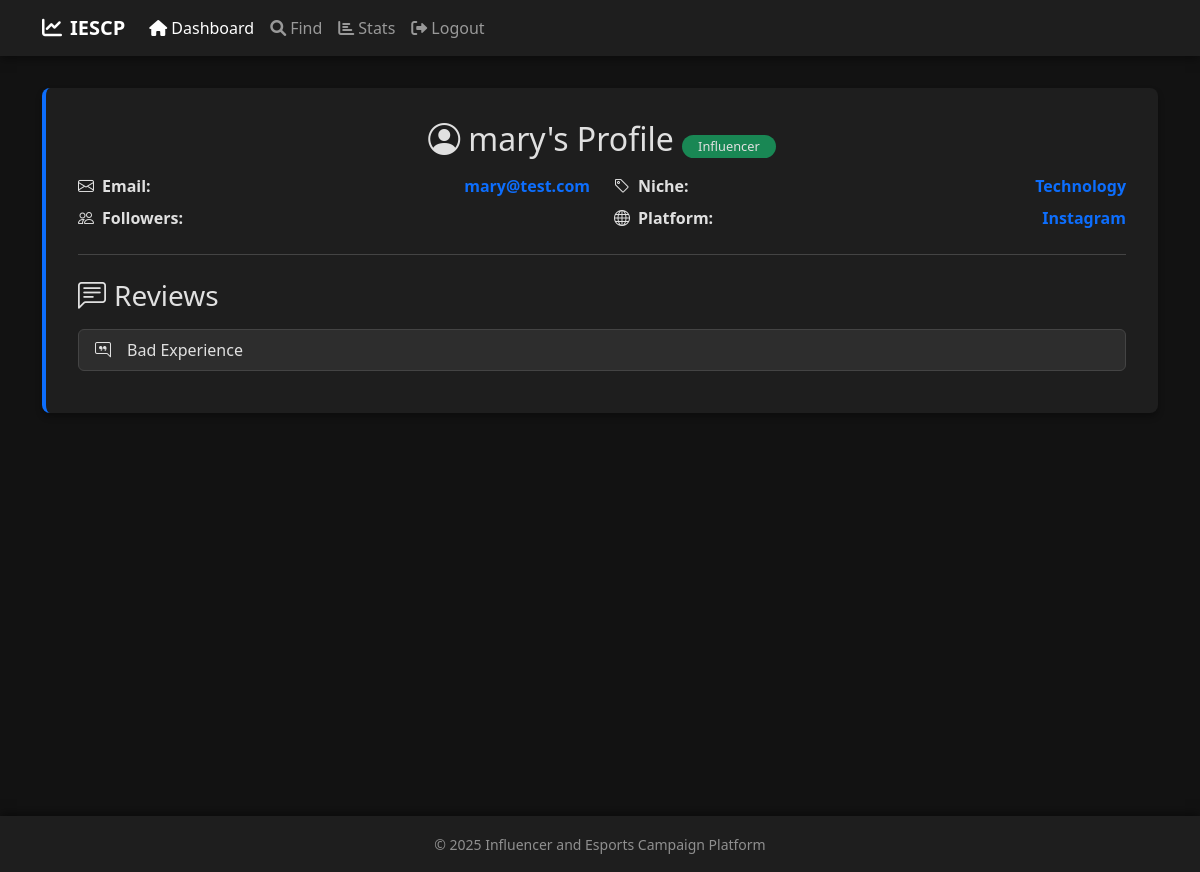
Page /profile/2 (signed in) on the committed database.
### backend/models.py (models this page shows)
class Users(db.Model):
    __tablename__ = "users"
    user_id = db.Column(db.Integer, primary_key=True)
    name = db.Column(db.String)
    email = db.Column(db.String, nullable=False, unique=True)
    password = db.Column(db.String, nullable=False)
    role = db.Column(db.Integer, nullable=False)
    niche = db.Column(db.String, nullable=True)
    platform = db.Column(db.String, nullable=True)
    followers = db.Column(db.Integer, nullable=True)
    campaigns = db.relationship('Campaign', back_populates='user', lazy='joined')
    ad_requests_source = db.relationship('AdRequest', foreign_keys='AdRequest.source', back_populates='usr_source', lazy='joined')
    ad_requests_target = db.relationship('AdRequest', foreign_keys='AdRequest.target', back_populates='usr_target', lazy='joined')

class AdRequest(db.Model):
    __tablename__ = "adrequest"
    adrequest_id = db.Column(db.Integer, primary_key=True)
    campaign_id = db.Column(db.Integer, ForeignKey('campaign.campaign_id'))
    source = db.Column(db.Integer, ForeignKey('users.user_id'))
    target = db.Column(db.Integer, ForeignKey('users.user_id'))
    status = db.Column(db.String, nullable=False, default='Pending')
    payment_status = db.Column(db.String, nullable=False, default="Pending")
    amount = db.Column(db.Integer)
    review = db.Column(db.String)
    requirements = db.Column(db.String, nullable=False)
    usr_source = db.relationship("Users", foreign_keys=[source], back_populates="ad_requests_source")
    usr_target = db.relationship("Users", foreign_keys=[target], back_populates="ad_requests_target")
    campaign = db.relationship("Campaign", back_populates="ad_requests")

### backend/controllers.py (the view)
@app.route("/profile/<int:user_id>")
def profile(user_id):
    user = Users.query.filter_by(user_id=user_id).first()
    if not user:
        return "<h1>User not found</h1>", 404
    reviews = AdRequest.query.filter_by(target=user_id).filter(AdRequest.review.isnot(None)).all()
    profile_data = {
        "name": user.name,
        "email": user.email,
        "role": "Sponsor" if user.role == 2 else "Influencer",
        "reviews": reviews
    }
    if user.role == 1:  # Influencer Profile
        profile_data.update({
            "niche": user.niche,
            "followers": user.followers,
            "platform": user.platform
        })
    return render_template("profile.html", profile_data=profile_data)

### templates/profile.html (shortened to what this page needs)
<!DOCTYPE html>
<html lang="en" data-bs-theme="dark">
<head>
    <link rel="stylesheet" href="https://cdnjs.cloudflare.com/ajax/libs/font-awesome/6.0.0/css/all.min.css">
    <link href="https://cdn.jsdelivr.net/npm/bootstrap@5.3.3/dist/css/bootstrap.min.css" rel="stylesheet">
    <link rel="stylesheet" href="https://cdn.jsdelivr.net/npm/bootstrap-icons@1.11.3/font/bootstrap-icons.min.css">
</head>
<body>
    <nav class="navbar navbar-expand-lg navbar-dark mb-4">
        <div class="container">
            <a class="navbar-brand" href="#">
                <i class="fas fa-chart-line me-2"></i><b>IESCP</b>
            </a>
            <div class="collapse navbar-collapse" id="navbarNav">
                <ul class="navbar-nav">
                    <li class="nav-item">
                        {% if session['user']['role'] == 1 %}
                            <a class="nav-link active" href="/influencer_dashboard">
                                <i class="fas fa-home me-1"></i>Dashboard
                            </a>
                        {% elif session['user']['role'] == 2 %}
                            <a class="nav-link active" href="/sponsor_dashboard">
                                <i class="fas fa-home me-1"></i>Dashboard
                            </a>
                        {% endif %}
                    </li>
                    <li class="nav-item">
                        <a class="nav-link" href="/find">
                            <i class="fas fa-search me-1"></i>Find
                        </a>
                    </li>
                    <li class="nav-item">
                        <a class="nav-link" href="/stats">
                            <i class="fas fa-chart-bar me-1"></i>Stats
                        </a>
                    </li>
                    <li class="nav-item">
                        <a class="nav-link" href="/logout">
                            <i class="fas fa-sign-out-alt me-1"></i>Logout
                        </a>
                    </li>
                </ul>
            </div>
        </div>
    </nav>
    <div class="container full-height">
        <div class="profile-container">
            <div class="profile-header">
                <h2 class="text-center mb-3">
                    <i class="bi bi-person-circle me-2"></i>{{ profile_data.name }}'s Profile
                    <span class="role-badge">{{ profile_data.role }}</span>
                </h2>
                <div class="row">
                    <div class="col-md-6">
                        <p class="mb-2">
                            <i class="bi bi-envelope me-2"></i><strong>Email:</strong>
                            <span class="stat-value">{{ profile_data.email }}</span>
                        </p>
                    </div>
                    {% if profile_data.role == "Influencer" %}
                    <div class="col-md-6">
                        <p class="mb-2">
                            <i class="bi bi-tag me-2"></i><strong>Niche:</strong>
                            <span class="stat-value">{{ profile_data.niche }}</span>
                        </p>
                    </div>
                    <div class="col-md-6">
                        <p class="mb-2">
                            <i class="bi bi-people me-2"></i><strong>Followers:</strong>
                        </p>
                    </div>
                    <div class="col-md-6">
                        <p class="mb-2">
                            <i class="bi bi-globe me-2"></i><strong>Platform:</strong>
                            <span class="stat-value">{{ profile_data.platform }}</span>
                        </p>
                    </div>
                    {% endif %}
                </div>
            </div>
            <h3 class="mt-4 mb-3"><i class="bi bi-chat-left-text me-2"></i>Reviews</h3>
            {% if profile_data.reviews %}
                <ul class="list-group">
                    {% for review in profile_data.reviews %}
                        <li class="list-group-item">
                            <div class="d-flex align-items-center">
                                <i class="bi bi-chat-right-quote me-3"></i>
                                <p class="mb-0">{{ review.review }}</p>
                            </div>
                        </li>
                    {% endfor %}
                </ul>
            {% else %}
                <div class="no-reviews">
                    <i class="bi bi-chat-square-text display-4"></i>
                    <h4 class="mt-3">No Reviews Yet</h4>
                    <p class="text-muted">Be the first to leave a review</p>
                </div>
            {% endif %}
        </div>
    </div>
    <footer class="text-center text-white-50 py-3 mt-5">
        <div class="container">
            <small>© 2025 Influencer and Esports Campaign Platform</small>
        </div>
    </footer>
</body>
</html>

### templates/profile.html (style rules this page uses)
body { background-color: #121212; color: #e0e0e0; transition: all 0.3s ease; }
.full-height { min-height: 85vh; }
.navbar { background-color: #1e1e1e !important; box-shadow: 0 2px 10px rgba(0, 0, 0, 0.5); }
.profile-container { background-color: #1e1e1e; border: none; border-left: 4px solid #0d6efd; border-radius: 8px; box-shadow: 0 4px 6px rgba(0, 0, 0, 0.3); margin: 2rem auto; padding: 2rem; transition: all 0.3s ease; }
.list-group-item { background-color: #2d2d2d; border: 1px solid #444; color: #e0e0e0; margin-bottom: 10px; transition: all 0.3s ease; }
.stat-value { color: #0d6efd; float: right; font-weight: bold; }
.profile-header { border-bottom: 1px solid #444; margin-bottom: 1.5rem; padding-bottom: 1rem; }
footer { background-color: #1e1e1e !important; box-shadow: 0 -2px 10px rgba(0, 0, 0, 0.5); }
.role-badge { background-color: #198754; border-radius: 20px; display: inline-block; font-size: 0.8rem; padding: 0.25rem 1rem; }

### rows in the picture
Users: name "mary", email "mary@test.com", niche "Technology", platform "Instagram"
AdRequest: review "Bad Experience"

### other values in the picture
{{ profile_data.role }} "Influencer"
